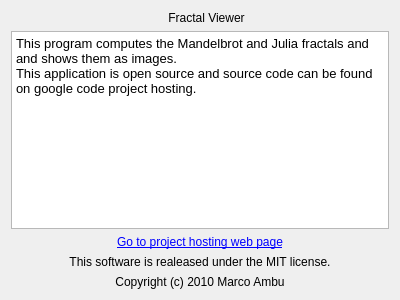
<?xml version="1.0" encoding="UTF-8"?>
<ui version="4.0">
 <class>AboutForm</class>
 <widget class="QDialog" name="AboutForm">
  <property name="geometry">
   <rect>
    <x>0</x>
    <y>0</y>
    <width>400</width>
    <height>300</height>
   </rect>
  </property>
  <property name="windowTitle">
   <string>About</string>
  </property>
  <layout class="QVBoxLayout" name="verticalLayout">
   <item>
    <layout class="QHBoxLayout" name="horizontalLayout">
     <item>
      <widget class="QLabel" name="label_5">
       <property name="sizePolicy">
        <sizepolicy hsizetype="Fixed" vsizetype="Preferred">
         <horstretch>0</horstretch>
         <verstretch>0</verstretch>
        </sizepolicy>
       </property>
       <property name="text">
        <string/>
       </property>
       <property name="pixmap">
        <pixmap resource="resources.qrc">:/logo/logo_24x24.png</pixmap>
       </property>
      </widget>
     </item>
     <item>
      <widget class="QLabel" name="label">
       <property name="text">
        <string>Fractal Viewer</string>
       </property>
       <property name="alignment">
        <set>Qt::AlignCenter</set>
       </property>
      </widget>
     </item>
    </layout>
   </item>
   <item>
    <widget class="QTextBrowser" name="textBrowser">
     <property name="enabled">
      <bool>true</bool>
     </property>
     <property name="autoFillBackground">
      <bool>false</bool>
     </property>
     <property name="frameShape">
      <enum>QFrame::StyledPanel</enum>
     </property>
     <property name="frameShadow">
      <enum>QFrame::Sunken</enum>
     </property>
     <property name="lineWidth">
      <number>1</number>
     </property>
     <property name="readOnly">
      <bool>true</bool>
     </property>
     <property name="html">
      <string>&lt;!DOCTYPE HTML PUBLIC &quot;-//W3C//DTD HTML 4.0//EN&quot; &quot;http://www.w3.org/TR/REC-html40/strict.dtd&quot;&gt;
&lt;html&gt;&lt;head&gt;&lt;meta name=&quot;qrichtext&quot; content=&quot;1&quot; /&gt;&lt;style type=&quot;text/css&quot;&gt;
p, li { white-space: pre-wrap; }
&lt;/style&gt;&lt;/head&gt;&lt;body style=&quot; font-family:'Sans'; font-size:10pt; font-weight:400; font-style:normal;&quot;&gt;
&lt;p style=&quot; margin-top:0px; margin-bottom:0px; margin-left:0px; margin-right:0px; -qt-block-indent:0; text-indent:0px;&quot;&gt;This program computes the Mandelbrot and Julia fractals and and shows them as images.&lt;/p&gt;
&lt;p style=&quot; margin-top:0px; margin-bottom:0px; margin-left:0px; margin-right:0px; -qt-block-indent:0; text-indent:0px;&quot;&gt;This application is open source and source code can be found on google code project hosting.&lt;/p&gt;&lt;/body&gt;&lt;/html&gt;</string>
     </property>
     <property name="textInteractionFlags">
      <set>Qt::TextBrowserInteraction</set>
     </property>
    </widget>
   </item>
   <item>
    <widget class="QLabel" name="labelLinkToProjectHosting">
     <property name="toolTip">
      <string>http://code.google.com/p/fractal-qt/</string>
     </property>
     <property name="text">
      <string>&lt;a href=&quot;http://code.google.com/p/fractal-qt/&quot;&gt;Go to project hosting web page&lt;/a&gt;</string>
     </property>
     <property name="alignment">
      <set>Qt::AlignCenter</set>
     </property>
     <property name="openExternalLinks">
      <bool>true</bool>
     </property>
     <property name="textInteractionFlags">
      <set>Qt::LinksAccessibleByMouse|Qt::TextSelectableByMouse</set>
     </property>
    </widget>
   </item>
   <item>
    <widget class="QLabel" name="label_3">
     <property name="text">
      <string>This software is realeased under the MIT license.</string>
     </property>
     <property name="alignment">
      <set>Qt::AlignCenter</set>
     </property>
    </widget>
   </item>
   <item>
    <widget class="QLabel" name="label_2">
     <property name="text">
      <string>Copyright (c) 2010 Marco Ambu</string>
     </property>
     <property name="alignment">
      <set>Qt::AlignCenter</set>
     </property>
    </widget>
   </item>
  </layout>
 </widget>
 <resources>
  <include location="resources.qrc"/>
 </resources>
 <connections/>
</ui>
